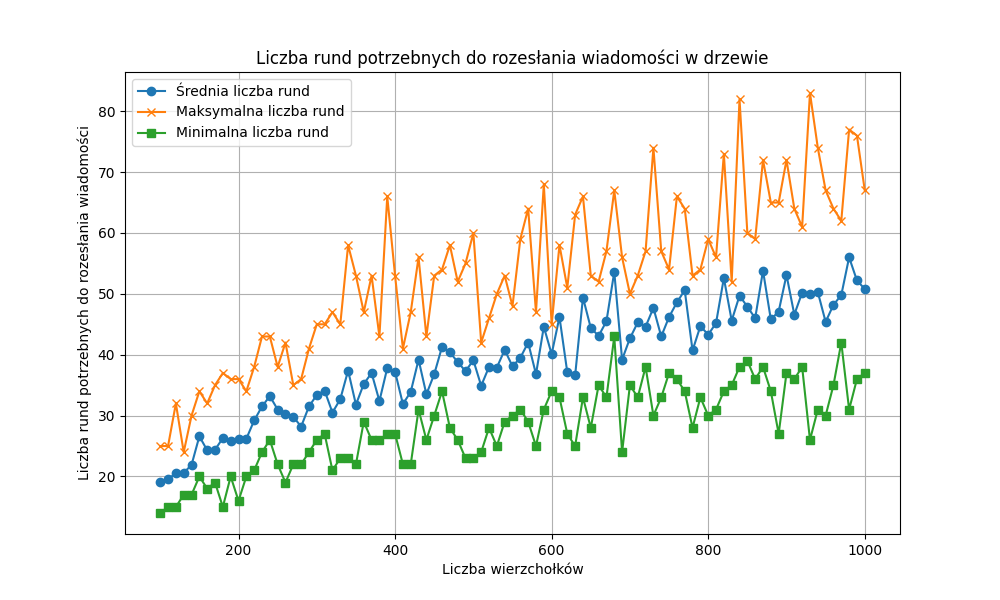

The Python source for this figure:
import pandas as pd
import matplotlib.pyplot as plt

data = pd.read_csv('results2.csv')

plt.figure(figsize=(10, 6))
plt.plot(data['n'], data['AverageRounds'], label='Średnia liczba rund', marker='o')
plt.plot(data['n'], data['MaxRounds'], label='Maksymalna liczba rund', marker='x')
plt.plot(data['n'], data['MinRounds'], label='Minimalna liczba rund', marker='s')
plt.xlabel('Liczba wierzchołków')
plt.ylabel('Liczba rund potrzebnych do rozesłania wiadomości')
plt.title('Liczba rund potrzebnych do rozesłania wiadomości w drzewie')
plt.legend()
plt.grid(True)
plt.savefig('plot2.png')
plt.show()